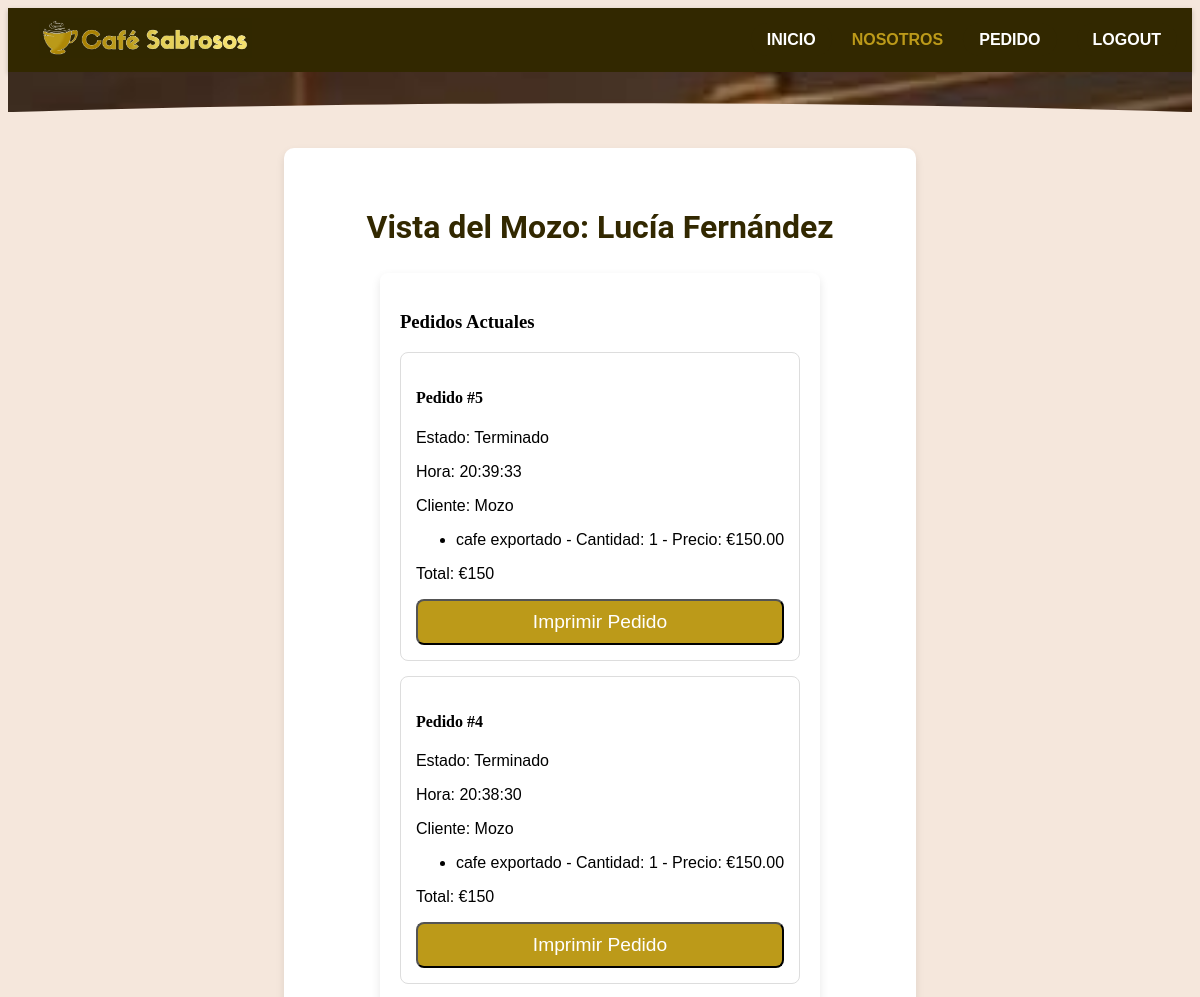
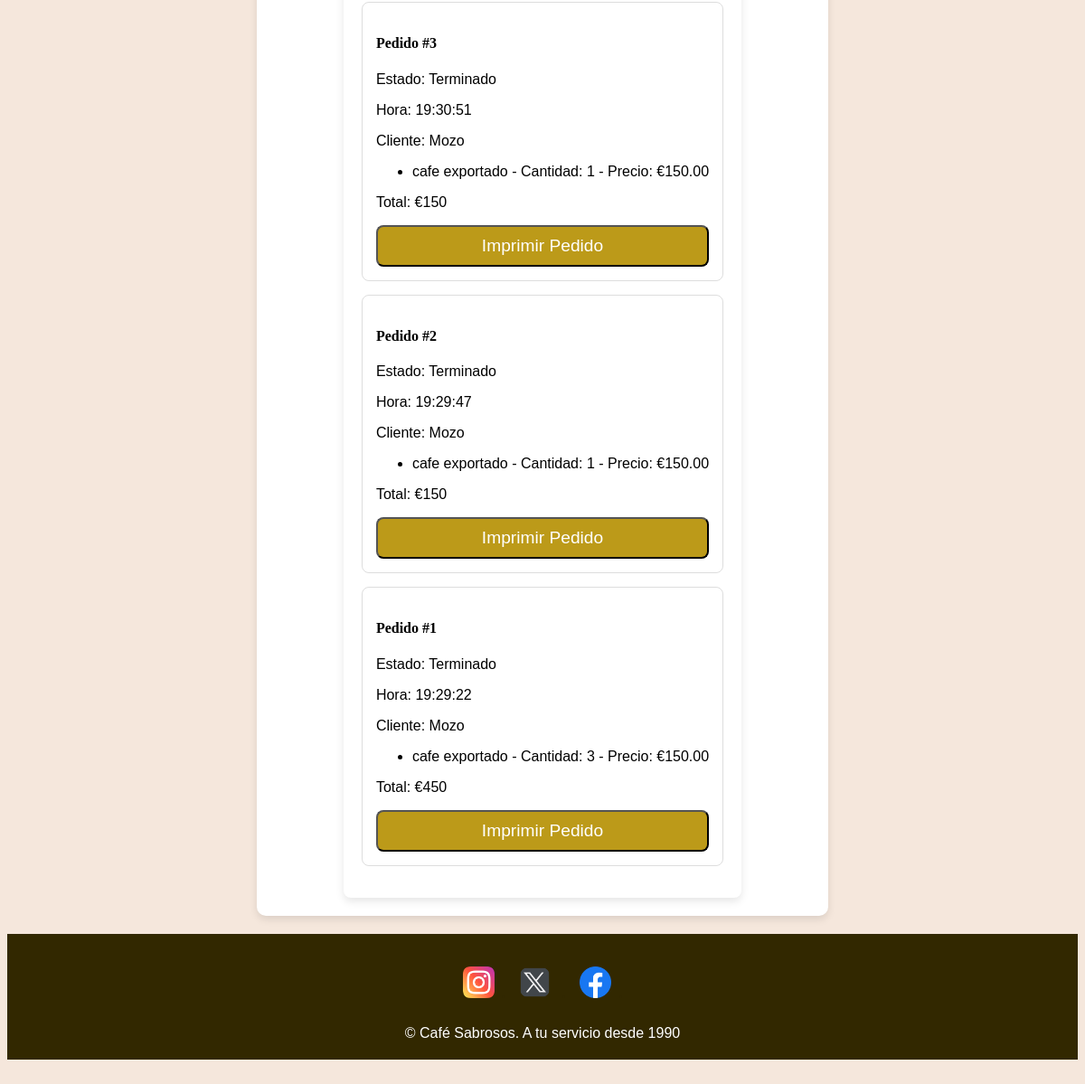
The page /php/back/mozo.php (signed in) on the database its author committed (2 pictures, top to bottom).
### tables this page shows
CREATE TABLE `pedido` (
  `num_pedido` int(11) NOT NULL,
  `hora` time DEFAULT NULL,
  `hora_retiro` time NOT NULL,
  `ciChef` varchar(20) DEFAULT NULL,
  `ciMozo` varchar(20) DEFAULT NULL,
  `ciCliente` varchar(20) DEFAULT NULL,
  `total` decimal(10,2) DEFAULT 0.00,
  `estado` varchar(20) NOT NULL DEFAULT 'pendiente'
);

### php/back/mozo.php (the view, shortened to what this page needs)
<?php
include '../conectar.php';
$nombreMozo = isset($_SESSION['usuario']['nombre']) ? $_SESSION['usuario']['nombre'] : 'Mozo';
$stmt = $pdo->query('SELECT pedido.num_pedido, pedido.estado, pedido.hora, pedido.ciCliente,
                            usuario.nombre AS nombre_cliente, usuario.rol,
                            producto.nombre, producto.precio, pedido_producto.cantidad
                     FROM pedido
                     JOIN pedido_producto ON pedido.num_pedido = pedido_producto.num_pedido
                     JOIN producto ON pedido_producto.Idproducto = producto.Idproducto
                     LEFT JOIN usuario ON pedido.ciCliente = usuario.ci
                     WHERE pedido.estado IN ("pendiente", "terminado", "cancelado")
                     ORDER BY pedido.num_pedido DESC');
$pedidos = $stmt->fetchAll(PDO::FETCH_ASSOC);
$pedidos_agrupados = [];
foreach ($pedidos as $pedido) {
    $num_pedido = $pedido['num_pedido'];
    if (!isset($pedidos_agrupados[$num_pedido])) {
        $pedidos_agrupados[$num_pedido] = [
            'num_pedido' => $num_pedido,
            'estado' => $pedido['estado'],
            'hora' => $pedido['hora'],
            'cliente' => $pedido['rol'] === 'mozo' ? 'Mozo' : $pedido['nombre_cliente'],
            'productos' => [],
            'total' => 0
        ];
    }
    $pedidos_agrupados[$num_pedido]['productos'][] = [
        'nombre' => $pedido['nombre'],
        'cantidad' => $pedido['cantidad'],
        'precio' => $pedido['precio']
    ];
    $pedidos_agrupados[$num_pedido]['total'] += $pedido['precio'] * $pedido['cantidad'];
}
?>
<!DOCTYPE html>
<html lang="es">
<head>
    <link rel="stylesheet" href="../../style/index5.css">
</head>
<body>
    <header>
        <div class="logo">
        <a href="../../index.html">
            <img src="../../img/logo nav.png" alt="Café Sabrosos Logo" class="logo-image">
        </a>
        </div>
        <div class="navbar">
            <div class="menu">
                <ul>
                    <li><a href="../../index.html">INICIO</a></li>
                    <a href="../nosotros.php">NOSOTROS</a>
                    <li><a href="../pedido.php">PEDIDO</a></li>
                    <li><a href="../logout.php">LOGOUT</a></li>
                </ul>
            </div>
        </div>
    </header>
    <div class="wave-image-2">
      <div class="slogan-2">
      </div>
    </div>
    <main>
        <br><br>
        <div class="panel-gerente-mozo-chef ">
            <h2 class="mozo-nombre">Vista del Mozo: <?php echo htmlspecialchars($nombreMozo); ?></h2>
            <div class="panel-mozo-container">
                <section class="pedidos-actuales">
                    <h3>Pedidos Actuales</h3>
                    <div class="pedidos-grid">
                        <?php foreach ($pedidos_agrupados as $pedido): ?>
                            <div class="pedido <?php echo $pedido['estado']; ?>">
                                <h4>Pedido #<?php echo htmlspecialchars($pedido['num_pedido']); ?></h4>
                                <p>Estado: <?php echo htmlspecialchars(ucfirst($pedido['estado'])); ?></p>
                                <p>Hora: <?php echo htmlspecialchars($pedido['hora']); ?></p>
                                <p>Cliente: <?php echo htmlspecialchars($pedido['cliente']); ?></p>
                                <ul>
                                    <?php foreach ($pedido['productos'] as $producto): ?>
                                        <li><?php echo htmlspecialchars($producto['nombre']); ?> - Cantidad: <?php echo htmlspecialchars($producto['cantidad']); ?> - Precio: €<?php echo htmlspecialchars($producto['precio']); ?></li>
                                    <?php endforeach; ?>
                                </ul>
                                <p>Total: €<?php echo htmlspecialchars($pedido['total']); ?></p>
                                <button class="btn-agregar" onclick="imprimirPedido(<?php echo htmlspecialchars($pedido['num_pedido']); ?>)">Imprimir Pedido</button>
                            </div>
                        <?php endforeach; ?>
                    </div>
                </section>
            </div>
        </div>
    </main>
    <footer>
        <div class="social-media">
            <ul>
                <li><a href="https://www.instagram.com/athreeg_s.a.s/" target="_blank"><img src="../../img/ig.png" alt="Instagram">.</a></li>
                <li><a href="https://x.com/" target="_blank"><img src="../../img/x.png" alt="X"> .</a></li>
                <li><a href="https://www.facebook.com/athreesas/" target="_blank"><img src="../../img/facebook.png" alt="Facebook">.</a></li>
            </ul>
        </div>
        <p>&copy; Café Sabrosos. A tu servicio desde 1990</p>
    </footer>
</body>
</html>

### style/index5.css (style rules this page uses)
body { background: #f5e7dc; background-size: cover; background-attachment: fixed; position: relative; display: flex; flex-direction: column; min-height: 100vh; font-family: 'Poppins', sans-serif; overflow-x: hidden; }
h2, h3, h4 { font-family: 'Lora', serif; }
header { background-color: #322800; padding: 10px 15px; display: flex; justify-content: space-between; align-items: center; box-shadow: 0 2px 5px rgba(0, 0, 0, 0.2); flex-wrap: wrap; }
.logo-image { height: 2.5rem; margin-left: 1rem; background-size: contain; background-repeat: no-repeat; background-position: center; }
.menu { display: flex; align-items: center; justify-content: center; width: 100%; }
.menu ul { list-style: none; display: flex; gap: 20px; margin: 0; padding: 0; justify-content: center; }
.menu ul li { position: relative; margin: 0; }
.menu ul li a { font-family: 'Poppins', sans-serif; background-color: #322800; color: #fff; text-decoration: none; font-weight: bold; padding: 8px 16px; border-radius: 20px; transition: background-color 0.3s, color 0.3s, transform 0.3s; }
.menu ul li:nth-child(5), .menu ul li:nth-child(6) { margin-left: auto; }
.menu ul li:nth-child(5) a, .menu ul li:nth-child(6) a { background-color: #322800; color: #fff; }
.wave-image-2 { background-image:url("../img/banner.png"); background-position: center; background-repeat: no-repeat; background-size: cover; background-attachment: fixed; mask-size: cover; -webkit-mask-size: cover; mask-repeat: no-repeat; -webkit-mask-repeat: no-repeat; mask-position: 0 100%; -webkit-mask-position: 0 100%; }
.slogan-2 { display: flex; flex-direction: column; align-items: center; justify-content: center; text-align: center; position: relative; min-height: 5vh; width: 100%; font-size: 1.5em; color: #fff; }
footer { display: flex; flex-direction: column; align-items: center; padding: 1rem; background-color: #322800; color: #fff; }
footer .social-media { margin-bottom: 0.625rem; }
footer .social-media ul { list-style: none; padding: 0; display: flex; gap: 0.938rem; }
footer .social-media ul li { display: inline; }
footer .social-media li a img { width: 2.188rem; height: 2.188rem; margin-right: 0.5rem; }
footer .social-media ul li a { color: #322800; text-decoration: none; }
footer p { margin: 0; }
.panel-gerente-mozo-chef { display: flex; flex-direction: column; align-items: center; justify-content: center; width: 50%; max-width: 800px; margin: 0 auto; padding: 20px; background-color: #fff; box-shadow: 0 4px 8px rgba(0, 0, 0, 0.1); border-radius: 10px; }
a { color: #bc9a19; text-decoration: none; font-weight: bold; }
footer { margin-top: 20px; }
body { font-family: 'Poppins', sans-serif; }
.panel-mozo-container { padding: 20px; background-color: #fff; border-radius: 8px; box-shadow: 0 4px 10px rgba(0, 0, 0, 0.1); }
.pedido { border: 1px solid #ddd; border-radius: 8px; padding: 15px; margin-bottom: 15px; transition: transform 0.2s; }
footer { padding: 20px; background-color: #322800; color: #fff; text-align: center; }
:root { --color-primary: #322800; --color-secondary: #bc9a19; --color-background: #FFF8DC; --color-text: #4A4A4A; }
h2 { font-family: 'Roboto', sans-serif; color: #322800; text-align: center; margin-top: 40px; font-size: 2em; }
body, .carousel-item p, .carousel-button, .locales-button, .precio { font-family: 'Poppins', sans-serif; }
.btn-agregar { display: block; width: 100%; padding: 10px; background-color: #bc9a19; color: #fff; text-align: center; border-radius: 8px; font-size: 1.2em; margin-top: 5px; cursor: pointer; transition: background-color 0.3s; }

### rows shown on the page
pedido: num_pedido "5", estado "Terminado", hora "20:39:33", cliente "Mozo", nombre "cafe exportado", cantidad "1", precio "150.00", total "150"
pedido: num_pedido "4", estado "Terminado", hora "20:38:30", cliente "Mozo", nombre "cafe exportado", cantidad "1", precio "150.00", total "150"
pedido: num_pedido "3", estado "Terminado", hora "19:30:51", cliente "Mozo", nombre "cafe exportado", cantidad "1", precio "150.00", total "150"
pedido: num_pedido "2", estado "Terminado", hora "19:29:47", cliente "Mozo", nombre "cafe exportado", cantidad "1", precio "150.00", total "150"
pedido: num_pedido "1", estado "Terminado", hora "19:29:22", cliente "Mozo", nombre "cafe exportado", cantidad "3", precio "150.00", total "450"

### other values the page prints
$nombreMozo "Lucía Fernández"
